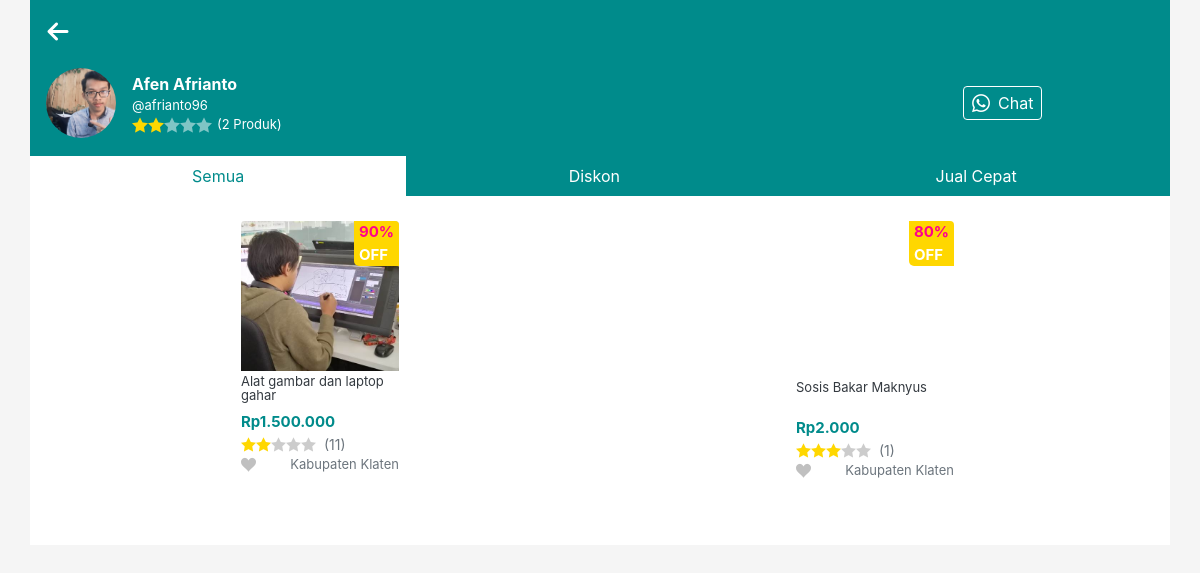
Page /lihat_toko.php?id_penjual=10 on the committed database.
### tables this page shows
CREATE TABLE `profil` (
  `id_profil` int(11) NOT NULL,
  `id_login` int(11) NOT NULL,
  `nama_profil` varchar(100) NOT NULL,
  `jenis_kelamin` varchar(15) NOT NULL,
  `hp` varchar(15) NOT NULL,
  `alamat` varchar(255) NOT NULL,
  `foto_profil` varchar(255) NOT NULL
);

CREATE TABLE `akun_login` (
  `id_login` int(11) NOT NULL,
  `username` varchar(255) NOT NULL,
  `password` varchar(255) NOT NULL,
  `stt_akun` varchar(20) NOT NULL,
  `email` varchar(255) NOT NULL
);

CREATE TABLE `produk` (
  `id_produk` int(11) NOT NULL,
  `id_login` int(11) NOT NULL,
  `nama_produk` varchar(100) NOT NULL,
  `deskripsi_produk` varchar(255) NOT NULL,
  `kategori_produk` varchar(50) NOT NULL,
  `kondisi_produk` varchar(10) NOT NULL,
  `harga_produk` int(11) NOT NULL,
  `stok_produk` int(11) NOT NULL,
  `unixkey` int(11) NOT NULL
);

CREATE TABLE `produk_diskon` (
  `id_diskon` int(11) NOT NULL,
  `id_penjual` int(11) NOT NULL,
  `id_produk` int(11) NOT NULL,
  `diskon` int(11) NOT NULL,
  `harga_produk_diskon` int(11) NOT NULL
);

CREATE TABLE `gambar_produk` (
  `id_img` int(11) NOT NULL,
  `id_produk` int(11) NOT NULL,
  `gambar` varchar(255) NOT NULL
);

### inc/fungsi.php (called while the page is built, shortened)
<?php
require "koneksi.php";
function ambil_1_data($table,$field,$key,$get_value)
{
    global $con;
    $query = mysqli_query($con, "SELECT * FROM $table WHERE $field = '$key' ");
    $row = mysqli_fetch_assoc($query);
    if ($row["$get_value"] != null)
    {
        return $row["$get_value"];
    }
}
function rupiah($angka){
    return "Rp".number_format($angka,0,'.','.');
}
function cekDiskon($id_produk,$valueOrBoolean){
    global $con;
    $result = mysqli_query($con, "SELECT * FROM produk_diskon WHERE id_produk = '$id_produk' ");
    if($valueOrBoolean == "bool"){
        if(mysqli_num_rows($result) > 0){
            return TRUE;
        }else{
            return FALSE;
        }
    }else{
        if(mysqli_num_rows($result) > 0){
            $row = mysqli_fetch_assoc($result);
            return $row["$valueOrBoolean"];
        }else{
            return FALSE;
        }
    }
}
function lokasiProduk($id_produk){
    global $con;
    $res_id_penjual = mysqli_query($con, "SELECT id_login FROM produk WHERE id_produk = '$id_produk' ");
    $id_penjual = mysqli_fetch_assoc($res_id_penjual);
    $id_penjual = $id_penjual['id_login'];
    $res_profil = mysqli_query($con, "SELECT alamat FROM profil WHERE id_login = '$id_penjual'");
    $alamat = mysqli_fetch_assoc($res_profil);
    $alamat = $alamat['alamat'];
    if(!empty($alamat)){
        $alamat_arr = explode(',',$alamat);
        return $alamat_arr[count($alamat_arr) - 2 ];
    }else{
        return "Lokasi tidak ada";
    }
}
function wa($id_login,$pesan,$link){
    $noWa = ambil_1_data("profil","id_login","$id_login","hp");
    if(!empty($noWa) AND !empty($pesan)){
        $noWa_arr = str_split($noWa,2);
        if($noWa_arr[0] == 62){
            return "https://wa.me/$noWa?text=$pesan - $link";
        }else{
            $noWa_arr[0] = 628;
            $noWa = implode("",$noWa_arr);
            return "https://wa.me/$noWa?text=$pesan - $link";
        }
    }else{
        return "#wa404";
    }
}
?>

### lihat_toko.php (the view, shortened to what this page needs)
<?php
    require "inc/koneksi.php";
    require "inc/fungsi.php";
    if(isset($_GET['id_penjual'])){
        $id_penjual = $_GET['id_penjual'];
        $result_penjual = mysqli_query($con, "SELECT * FROM profil INNER JOIN akun_login ON profil.id_login = akun_login.id_login WHERE profil.id_login = '$id_penjual'");
        $penjual = mysqli_fetch_assoc($result_penjual);
        $result_produk = mysqli_query($con, "SELECT * FROM produk WHERE id_login = '$id_penjual'");
    }else{
        header("Location: index.php");
    }
?>
<!DOCTYPE html>
<html lang="en">
<head>
    <link rel="stylesheet" href="assets/bootstrap/css/bootstrap.css">
    <link rel="stylesheet" href="assets/icons/icomoon5/style.css">
    <link rel="stylesheet" href="assets/icons/icomoon6/style.css">
    <link rel="stylesheet" href="assets/icons/icomoon1/icon.css">
    <link rel="stylesheet" href="assets/icons/icomoon2/icon2.css">
    <link rel="stylesheet" href="assets/icons/icomoon3/style.css">
    <link rel="stylesheet" href="assets/icons/icomoon4/style.css">
    <link rel="stylesheet" href="assets/css/admin.css">
</head>
<body>
<div class="container d-flex flex-column px-0">
    <div class="nav d-flex justify-content-between align-items-center px-3 py-3" style="background-color: darkcyan;">
        <span style="color:white; font-size: 24px;" onclick="window.history.back();"><b class="icon-arrow-left2 mr-2"></b></span>
    </div>
    <div class="border-0 head d-flex justify-content-start align-items-center px-3 pb-3" style="background-color: darkcyan;">
        <div>
        <div class="d-flex justify-content-center align-items-center rounded-circle mr-3" style="width: 70px; height:70px; overflow:hidden;">
        <?php if(!empty($penjual['foto_profil'])): ?>
            <img src="assets/foto/<?= $penjual['foto_profil']; ?>" alt="" class="h-100">
        <?php else: ?>
            <img src="assets/img/poto-profil.png" alt="" class="h-100">
        <?php endif; ?>
        </div>
        </div>
        <div class="d-flex flex-column w-75">
            <?php
                if(empty($penjual['nama_profil'])):
            ?>
                <span style="font-weight: bold; color: white;"><?= $penjual['username']; ?></span>
            <?php else : ?>
                <span style="font-weight: bold; color: white;"><?= $penjual['nama_profil']; ?></span>
                <span style="font-weight: normal; color: white; font-size:small;">@<?= $penjual['username']; ?></span>
            <?php endif; ?>
            <div class="rating d-flex flex-row align-items-center">
                <?php
                $result_penilaian = mysqli_query($con, "SELECT AVG(penilaian) AS rate FROM produk_transaksi WHERE id_penjual = '$id_penjual' AND stt_transaksi = 'selesai' ");
                if(mysqli_num_rows($result_penilaian) > 0){
                    $penilaian = mysqli_fetch_assoc($result_penilaian);
                    $penilaian = round($penilaian['rate']);
                }else{
                    $penilaian = 0;
                }
                for ($z=0; $z < $penilaian; $z++) :
                ?>
                    <b class="icon-star-full" style="color: gold;"></b>
                <?php
                    endfor;
                ?>
                <?php
                for ($z=0; $z < 5 - $penilaian; $z++) :
                ?>
                    <b class="icon-star-full" style="color: rgba(255,255,255,0.5);"></b>
                <?php
                    endfor;
                ?>
                <span class="text-white" style="font-size: small; margin-left:5px;">(<?= mysqli_num_rows($result_produk); ?> Produk)</span>
            </div>
        </div>
        <?php $url = "http://".$_SERVER['HTTP_HOST'].$_SERVER['REQUEST_URI']; ?>
        <a href="<?= wa($id_penjual,"Aku sedang melihat tokomu!","$url"); ?>">
            <div class="d-flex justify-content-center align-items-center px-2 py-1 rounded  text-white" style="background-color: darkcyan; border:1px solid white;">
                <b class="icon-whatsapp mr-2" style="font-size:18px;"></b>
                <span>Chat</span>
            </div>
        </a>
    </div>
    <div class="d-flex justify-content-center align-items-center">
        <div class="py-2 px-3 text-center" style="border-top: 2px solid darkcyan; width:33%; color:darkcyan; background:white;">Semua</div>
        <a href="lihat_toko_diskon.php?id_penjual=<?= $_GET['id_penjual'];?>" class="py-2 px-3 text-center text-white" style="border-top: 2px solid darkcyan; width: 33%; background:darkcyan;">Diskon</a>
        <a href="lihat_toko_jualcepat.php?id_penjual=<?= $_GET['id_penjual'];?>" class="py-2 px-3 text-center text-white" style="border-top: 2px solid darkcyan; width: 34%; background:darkcyan;">Jual Cepat</a>
    </div>
    <div class="produkrekomendasi bg-white container pt-3" style="padding-bottom: 20px;">
        <div class="d-flex flex-row justify-content-center">
            <div class=" w-100 produk-jualcepat row mt-2 pl-0 justify-content-around">
            <?php
                if(mysqli_num_rows($result_produk) > 0) :
                while ($produk = mysqli_fetch_assoc($result_produk)) :
                $id_produk = $produk['id_produk'];
            ?>
            <div class="cart-produk-jualcepat d-block pb-2" style="width: 160px;">
                <a href="detil_produk.php?id_produk=<?= $produk['id_produk']; ?>" class="text-dark" style="text-decoration: none;">
                <?php if(cekDiskon($produk['id_produk'],"bool")) :?>
                <div class="diskon d-flex flex-column">
                   <b><?= cekDiskon($produk['id_produk'],"diskon");?>%</b>
                   <b class="text-white">OFF</b>
                </div>
                <?php endif; ?>
                <div class="cov-img-cart d-flex justify-content-center align-items-center" style="overflow: hidden; height:150px;">
                    <img class="h-100" style="width: auto;" src="assets/foto/<?= ambil_1_data("gambar_produk","id_produk",$id_produk,"gambar"); ?>" alt="">
                </div>
                <span class="nama_produk m-0"><?= $produk['nama_produk'];?></span>
                <b class="harga m-0" style="color: darkcyan;">
                    <?php
                    if(cekDiskon($id_produk,"bool")){
                        echo rupiah(cekDiskon($id_produk,"harga_produk_diskon"));
                    }else{
                        echo rupiah($produk['harga_produk']);
                    }
                    ?>
                </b>
                </a>
                <div class="rating d-flex justify-content-start align-items-center">
                    <?php
                    $res_nilai_produk = mysqli_query($con, "SELECT AVG(penilaian) AS nilai FROM produk_transaksi WHERE id_produk = '$id_produk' AND stt_transaksi = 'selesai' ");
                    $jml_nilai_produk = mysqli_query($con, "SELECT * FROM produk_transaksi WHERE id_produk = '$id_produk' AND stt_transaksi = 'selesai' ");
                    if(mysqli_num_rows($res_nilai_produk) > 0){
                        $nilai = mysqli_fetch_assoc($res_nilai_produk);
                        $nilai = round($nilai['nilai']);
                    }else{
                        $nilai = 0;
                    }
                    for ($i=0; $i < $nilai; $i++) :
                    ?>
                        <b class="icon-star-full m-0" style="color: gold;"></b>
                    <?php
                        endfor;
                    ?>
                    <?php
                    for ($i=0; $i < 5 - $nilai; $i++) :
                    ?>
                        <b class="icon-star-full m-0" style="color: rgba(0,0,0,0.2);"></b>
                    <?php
                        endfor;
                    ?>
                    <span class="text-secondary ml-2" style="font-size: 14px;">(<?= mysqli_num_rows($jml_nilai_produk);?>)</span>
                </div>
                <div class="d-flex justify-content-between align-items-center">
                    <b class="icon-heart m-0" style="color:silver;"></b>
                    <div class="text-secondary m-0" style="font-size: small; "><?= lokasiProduk($id_produk); ?></div>
                </div>
            </div>
            <?php endwhile; ?>
            <?php else: ?>
                <span style="font-size: small;">Belum ada produk yang dijual</span>
            <?php endif; ?>
            </div>
        </div>
    </div>
</div>
</body>
</html>

### assets/css/admin.css (style rules this page uses)
body { background-color: whitesmoke; }

### lihat_toko.php (style rules this page uses)
.produkrekomendasi .cart-produk-jualcepat { width: 175px; height: 300px; margin-right: 5px; margin-bottom: 5px; background-color: white; overflow: hidden; position: relative; border-radius: 5px; border: 1px solid transparent; border-bottom: 2px solid transparent; }
.produkrekomendasi .cart-produk-jualcepat b { margin: 0 5px; color: #ff008c; font-size: 15px; }
.produkrekomendasi .cart-produk-jualcepat .diskon { position: absolute; right: 0; top: 0; background-color: gold; border-bottom-left-radius: 5px; }
.produkrekomendasi .cart-produk-jualcepat .diskon b { font-weight: bold; }
.produkrekomendasi .cart-produk-jualcepat .cov-img-cart { width: 100%; height: 180px; overflow: hidden; margin-bottom: 3px; }
.produkrekomendasi .cart-produk-jualcepat img { width: 100%; }
.produkrekomendasi .cart-produk-jualcepat span.nama_produk { display: inline-block; font-size: small; margin: 0 5px; height: 35px; line-height: 14px; }
.produkrekomendasi .cart-produk-jualcepat .harga { text-align: left; }

### rows in the picture
profil: foto_profil (picture), nama_profil "Afen Afrianto", id_login.username "afrianto96"
produk: id_produk.diskon "90", id_produk.gambar (picture), nama_produk "Alat gambar dan laptop gahar", id_produk.harga_produk_diskon "Rp1.500.000", mysqli_num_rows($jml_nilai_produk) "11", id_produk.alamat "Kabupaten Klaten"
produk: id_produk.diskon "80", nama_produk "Sosis Bakar Maknyus", id_produk.harga_produk_diskon "Rp2.000", mysqli_num_rows($jml_nilai_produk) "1", id_produk.alamat "Kabupaten Klaten"

### other values in the picture
mysqli_num_rows($result_produk) "2"
